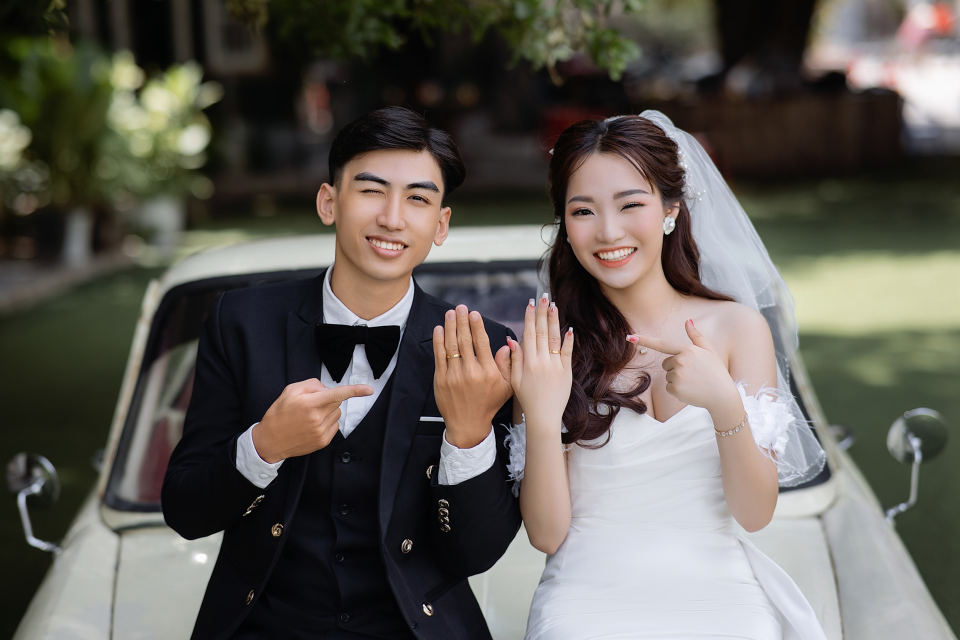
#> input picture startcoding/Test1.jpg, 1920 x 1280 px (shown at 1/2 size)
$ python test.py
#> lines starting #> are read from the running program, lines starting #| are printed output that depends on the picture; after the words box and inside, x2 and y2 are one past the last pixel; in counts of white or black regions, pixels touching at a corner belong together
from matplotlib import pyplot as plt
import sys
import cv2


# 이미지 읽고 gray scale 로 변환
img = cv2.imread("Test1.jpg")
#> img is the input picture: shape (1280, 1920, 3); mean B, G, R 86.8, 93.4, 97.2
img_gray = cv2.cvtColor(img, cv2.COLOR_BGR2GRAY)
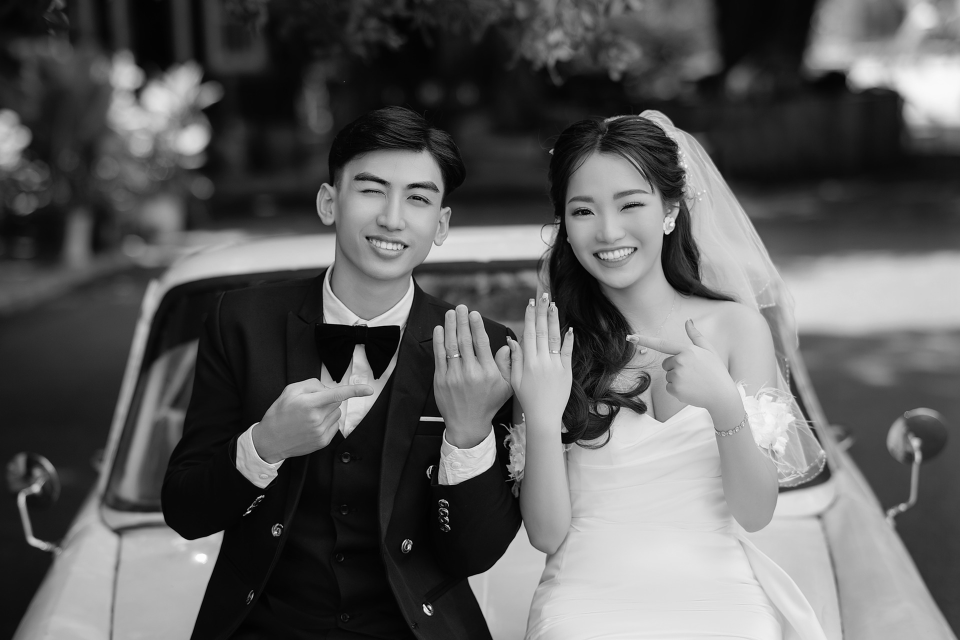
#> img_gray: shape (1280, 1920) (shown at 1/2 size); min 0, max 254, mean 93.8

scale_factor = 0.5
resized_img_gray = cv2.resize(img_gray, None, fx=scale_factor, fy=scale_factor)
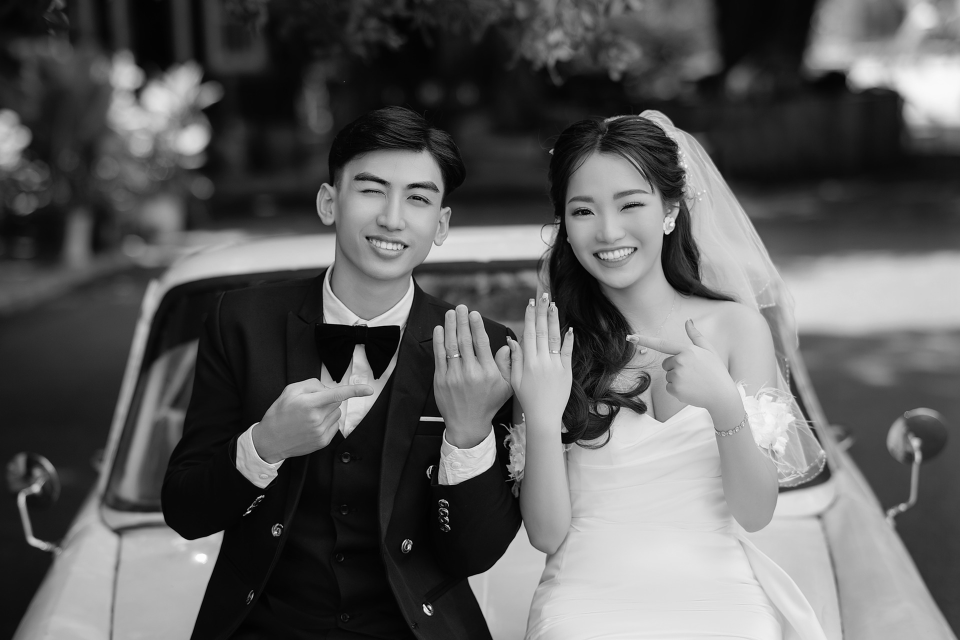
#> resized_img_gray: shape (640, 960); min 1, max 253, mean 93.9
cv2.imshow('result', resized_img_gray)
cv2.waitKey(0)


# cascade classifier 읽고 얼굴 이미지 인식
cascade_file = cv2.CascadeClassifier("haarcascade_frontalface_default.xml")

if cascade_file.empty():
    print("xml load failed")
    sys.exit()

face_list = cascade_file.detectMultiScale(img_gray, scaleFactor=1.05, minNeighbors=15)
#> face_list = [[1106, 317, 249, 249], [665, 289, 247, 247]]
# img_gray : 검출 대상이 그레이스케일 이미지라고 명시
# scaleFactor : 얼굴 크기가 다양한 이미지를 처리할 수 있도록 입력 이미지를 계속 축소검색 - 현재는 20%씩 축소
# minNeighbors : 후보 영역이 얼굴로 판단되기 위해 최소한 몇 개의 "이웃" 검출이 필요한지를 지정합니다


# 인식한 얼굴에 사각형 표시
color = (255, 0, 0) # 색상은 파란색 - (B, G, R)
for face in face_list:
      # face_list에는 검출된 얼굴의 정보가 들어있다
	x, y, w, h = face
      # 얼굴이 (x, y)좌표에서 너비는 w, 높이는 h에 구역에 위치해있다는 뜻
	cv2.rectangle(img, (x, y), (x+w, y+h), color, thickness=2)
#> this loop made 2 passes
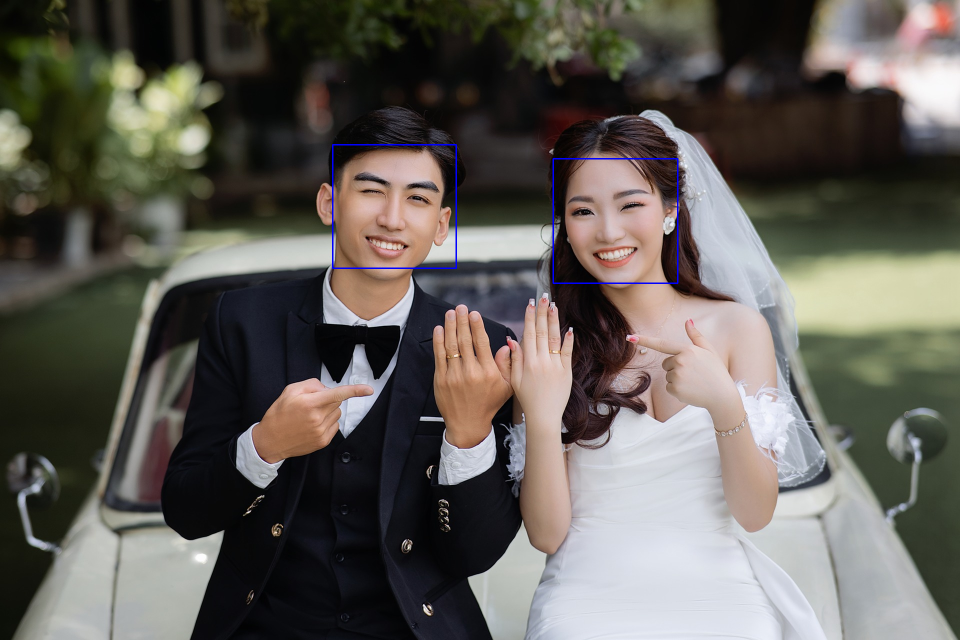
#> img: shape (1280, 1920, 3) (shown at 1/2 size); 0.24% of pixels changed, all inside (x1, y1, x2, y2) = (664, 288, 1357, 568)
      # img원본에다 사각형을 그린다
      # (x, y):사각형의 왼쪽 상단 모서리 좌표
      # (x+w, y+h): 사각형의 오른쪽 하단 모서리 좌표
      # 색깔은 파란색
      # 두께는 2


scale_factor = 0.5  # 축소 비율
resized_img = cv2.resize(img, None, fx=scale_factor, fy=scale_factor)
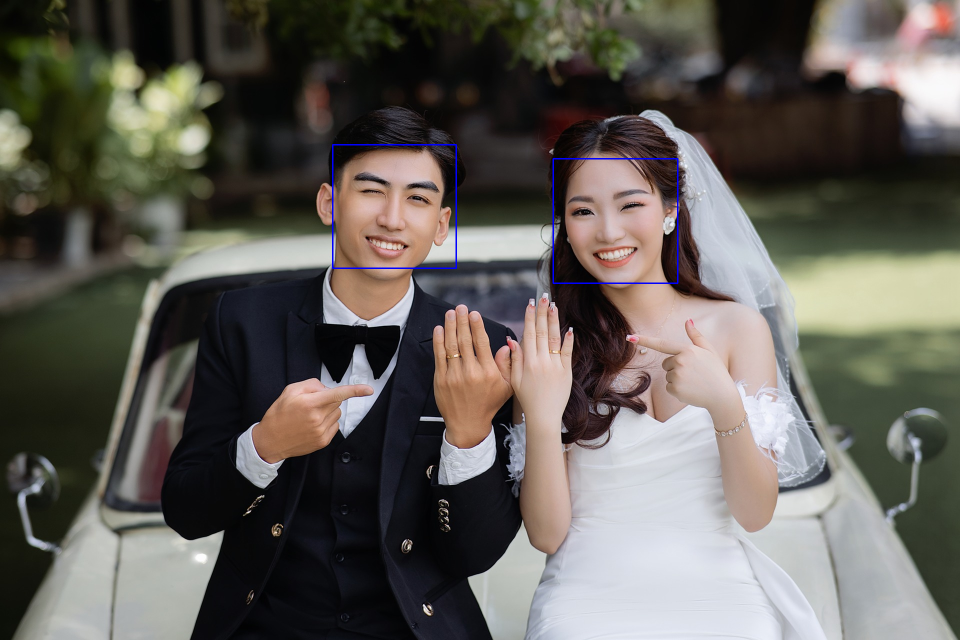
#> resized_img: shape (640, 960, 3); mean B, G, R 87.4, 93.4, 97.1
# 축소 비율만큼 사진을 축소해서 보여준다
#resized_img = cv2.resize(img, (200, 300)) 뒤에 fx,fy는 무시된다. 200*300으로 보여준다.


cv2.imshow('result', resized_img)
cv2.waitKey(0)
cv2.destroyAllWindows()

$ run again, with startcoding/Test2.jpg copied over startcoding/Test1.jpg
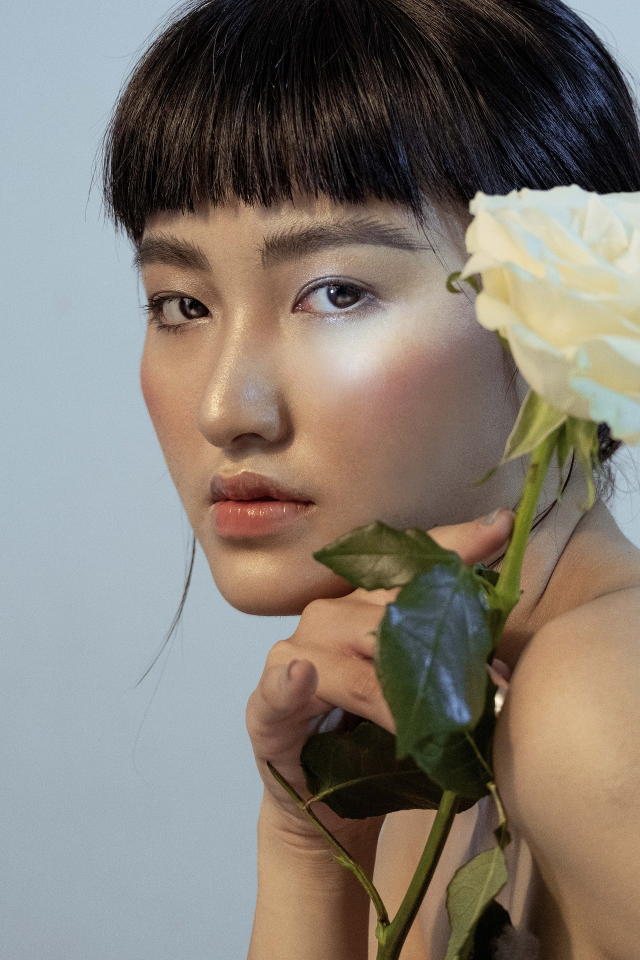
#> input picture startcoding/Test2.jpg, 1280 x 1920 px (shown at 1/2 size)
#> img is the input picture: shape (1920, 1280, 3); mean B, G, R 113.2, 122.3, 130.1
#> `resized_img_gray = cv2.resize(img_gray, None, fx=scale_factor, fy=scal..`:
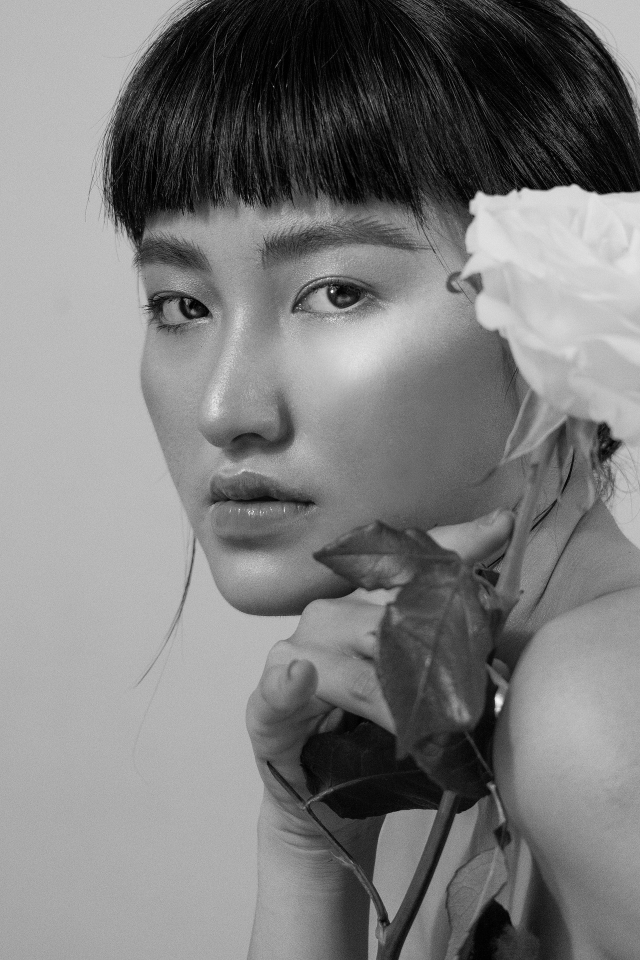
#> resized_img_gray: shape (960, 640); min 0, max 252, mean 123.8
#> face_list = [[70, 248, 896, 896]]
#> the loop `for face in face_list:` made 1 pass
#> `resized_img = cv2.resize(img, None, fx=scale_factor, fy=scale_factor)`:
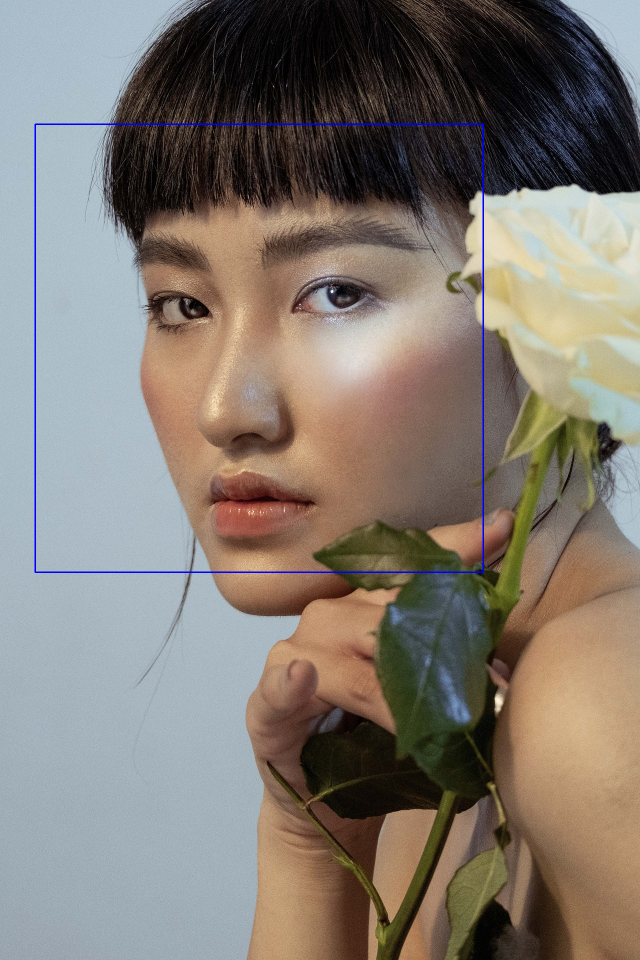
#> resized_img: shape (960, 640, 3); mean B, G, R 113.9, 121.9, 129.6

$ run again, with startcoding/Test3.jpg copied over startcoding/Test1.jpg
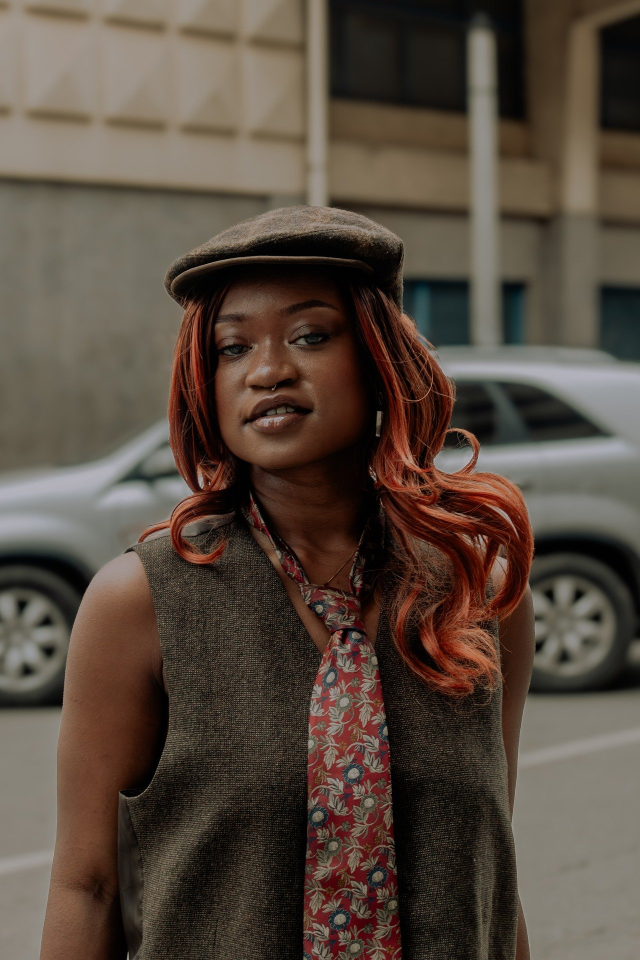
#> input picture startcoding/Test3.jpg, 1280 x 1920 px (shown at 1/2 size)
#> img is the input picture: shape (1920, 1280, 3); mean B, G, R 63.2, 74.2, 87.5
#> `resized_img_gray = cv2.resize(img_gray, None, fx=scale_factor, fy=scal..`:
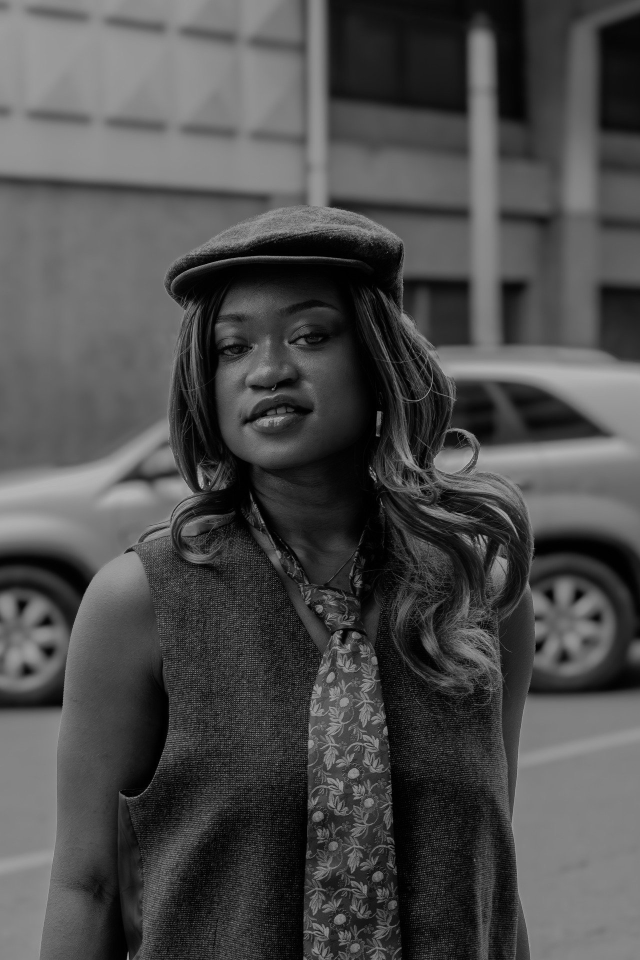
#> resized_img_gray: shape (960, 640); min 0, max 182, mean 77.1
#> face_list = [[1117, 1187, 137, 137], [362, 543, 370, 370]]
#> the loop `for face in face_list:` made 2 passes
#> `resized_img = cv2.resize(img, None, fx=scale_factor, fy=scale_factor)`:
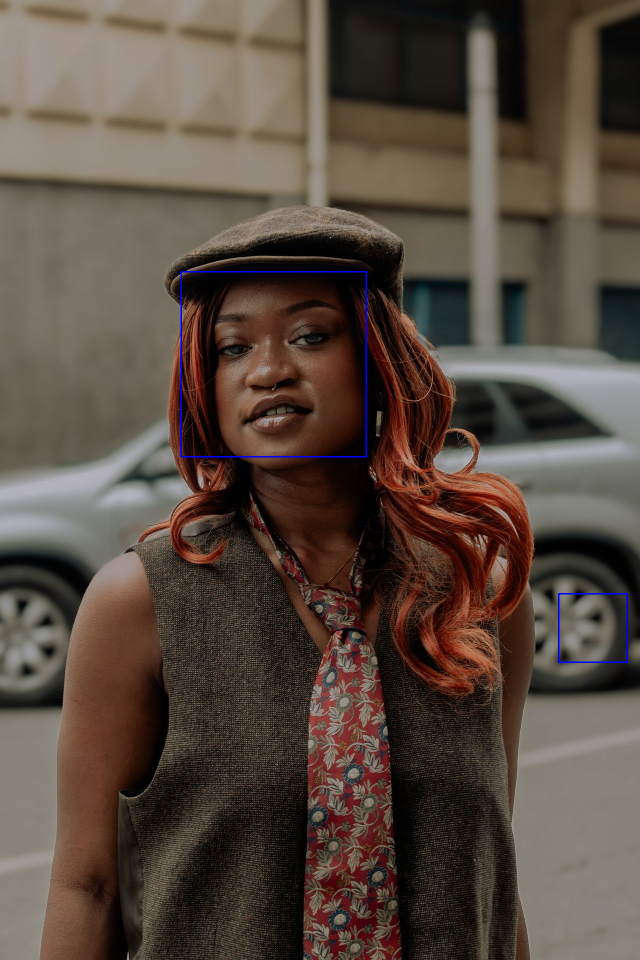
#> resized_img: shape (960, 640, 3); mean B, G, R 63.9, 74.2, 87.6
